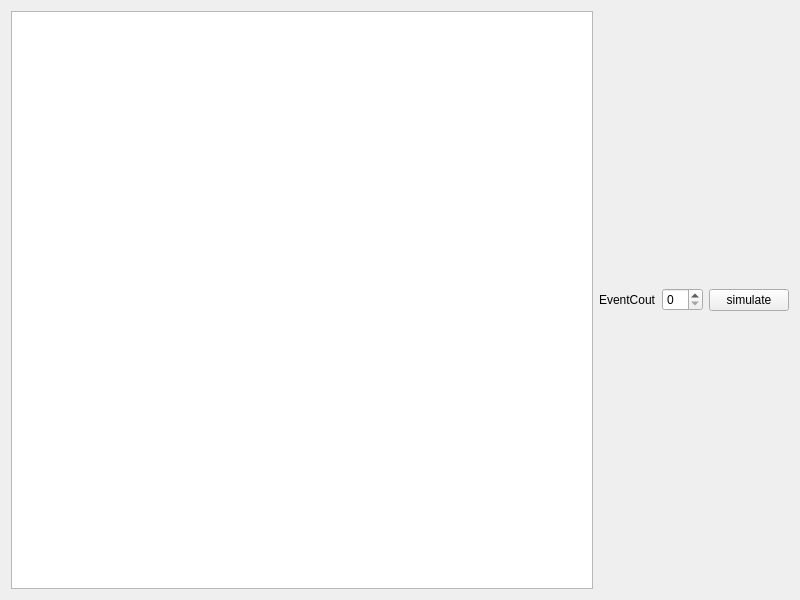
<?xml version="1.0" encoding="UTF-8"?>
<ui version="4.0">
 <class>Widget</class>
 <widget class="QWidget" name="Widget">
  <property name="geometry">
   <rect>
    <x>0</x>
    <y>0</y>
    <width>800</width>
    <height>600</height>
   </rect>
  </property>
  <property name="windowTitle">
   <string>Widget</string>
  </property>
  <layout class="QHBoxLayout" name="horizontalLayout">
   <item>
    <widget class="QPlainTextEdit" name="plainTextEdit"/>
   </item>
   <item>
    <layout class="QHBoxLayout" name="horizontalLayout_2">
     <item>
      <widget class="QLabel" name="label_2">
       <property name="text">
        <string>EventCout</string>
       </property>
      </widget>
     </item>
     <item>
      <widget class="QSpinBox" name="spinBox"/>
     </item>
     <item>
      <widget class="QPushButton" name="pushButton_simulate">
       <property name="text">
        <string>simulate</string>
       </property>
      </widget>
     </item>
    </layout>
   </item>
  </layout>
 </widget>
 <resources/>
 <connections/>
</ui>
